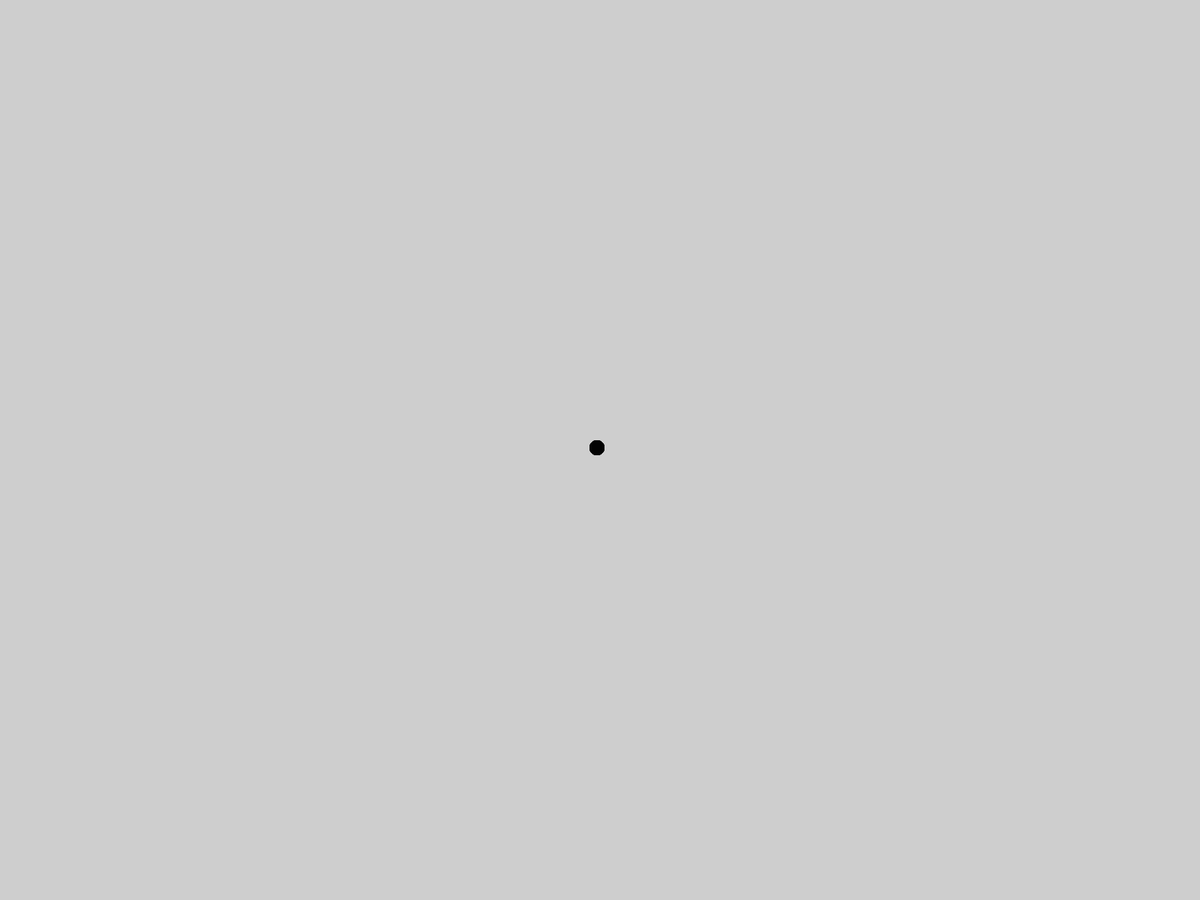
Frame 1 (no input)
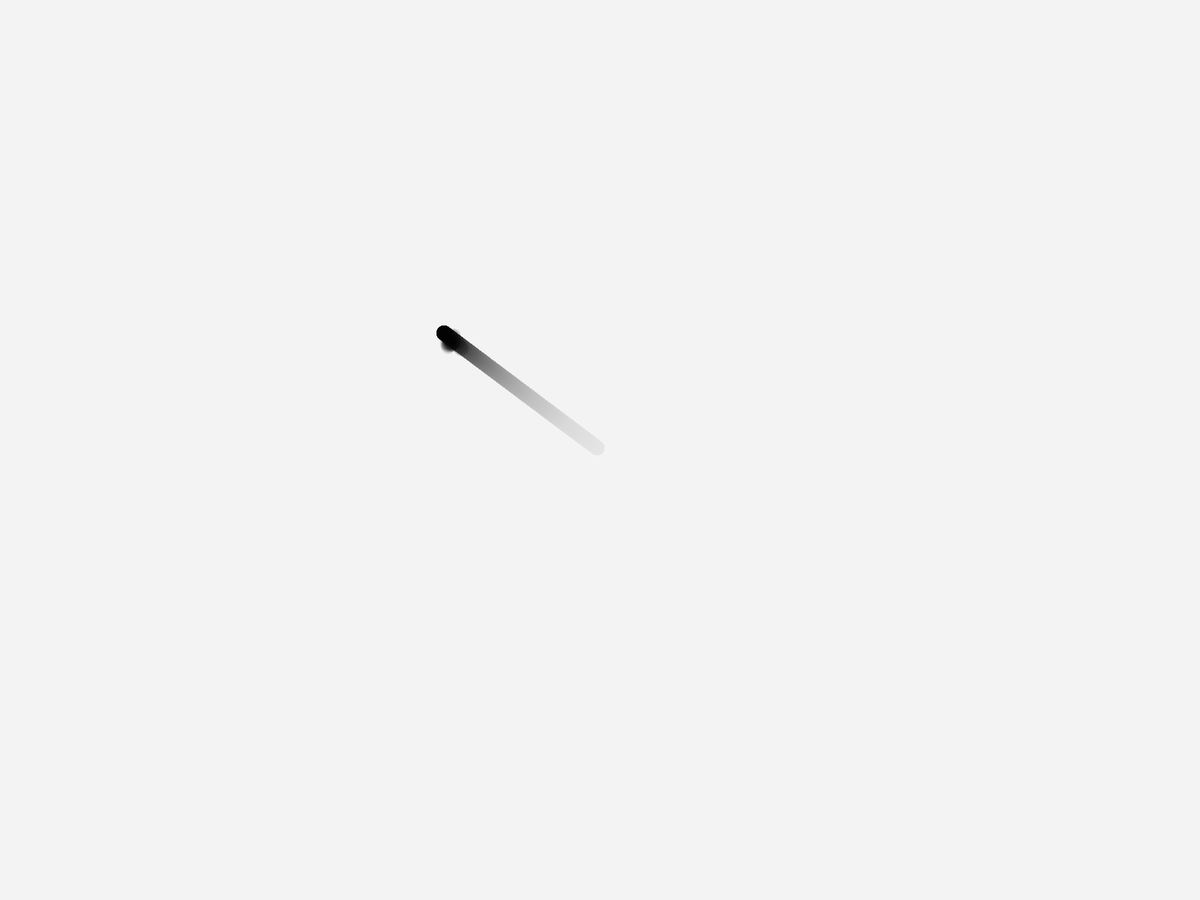
Frame 60 (the mouse pressed at the canvas centre just before this capture)
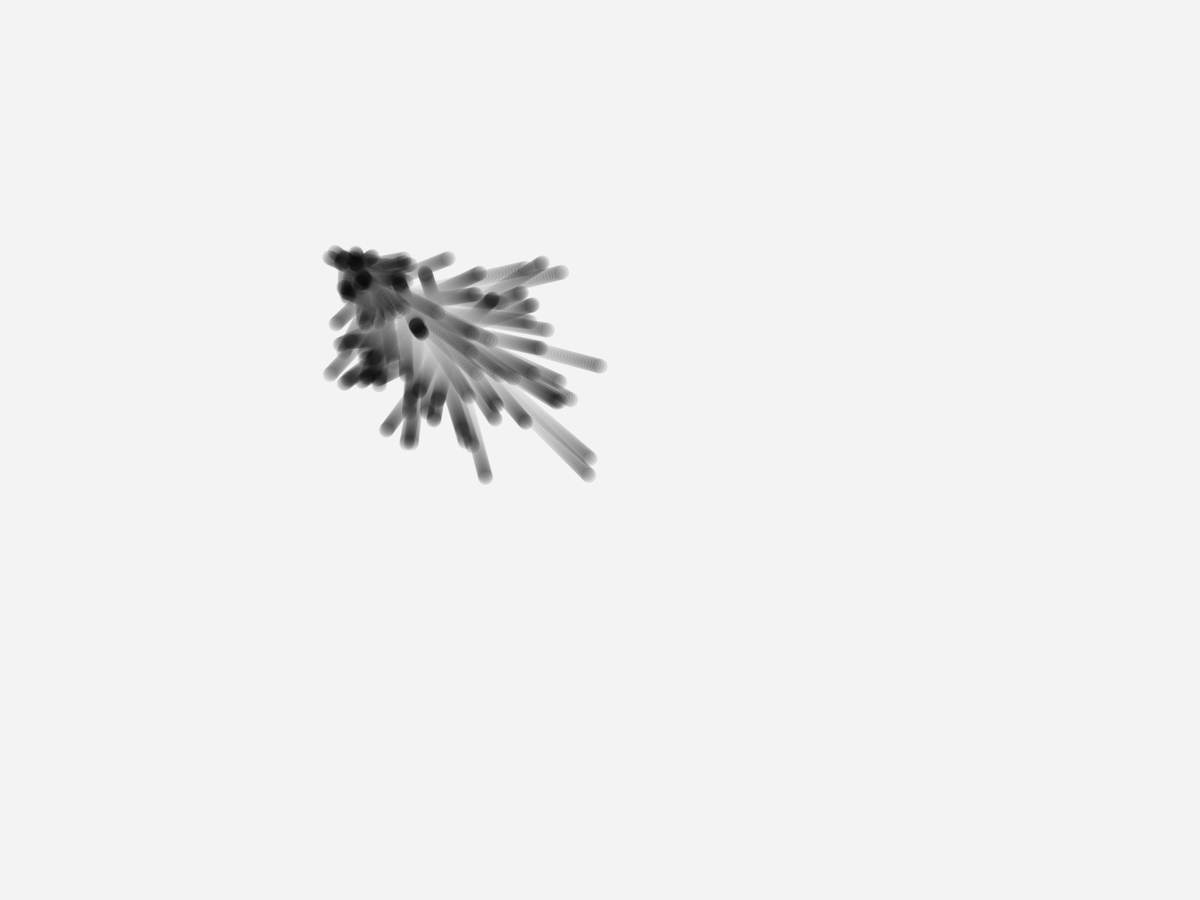
Frame 120 (the mouse held since frame 60 and released just before this capture)

The Processing sketch that drew these frames (run headless with seeded random() and noise(); from frame 60 on, the mouse is pressed at the canvas centre):

// Processing sketch: test_population
// ── test_population.pde
int size = 100;
float easing = 0.005;
HandCircle[] hc = new HandCircle[size];
int t;

void setup() {
  size(800,800);
  
  for (int i=0; i<size; i++) 
    hc[i] = new HandCircle();
  
  t = millis();
  fullScreen(1);
}

void draw() {
  set_background(255,255,255,10);
  
  int now = millis();
  
  /*
  if ((now - t) > 2000) {
    for (HandCircle _hc : hc) 
      _hc.osc_update((float)random(width), (float)random(height), 20);
    t = now;
  }
  */
  
  for (HandCircle _hc : hc)
    _hc.update();
}


void set_background(int r, int g, int b, int a) {
  noStroke();
  fill(r, g, b, a);
  rect(0, 0, width, height);
}

class HandCircle {
  float startX, startY;
  float targetX, targetY;
  float radius;
  int last_time;
  int elapsed;
  
  // constructor
  HandCircle() {
    startX = width / 2;
    startY = height / 2;
    radius = 20;
    last_time = millis();
    elapsed = (int)random(1000,2000);
  }
  
  // methods
  void update() {
    int current_time = millis();
    
    if ((current_time - last_time) >= elapsed) {
      targetX = (float)random(width);
      targetY = (float)random(height);
      last_time = current_time;
      elapsed = (int)random(1000,2000);
    }
    
    float dx = targetX - startX;
    float dy = targetY - startY;
    
    startX += dx * easing;
    startY += dy * easing;
    
    display();    
  }
  
  void osc_update(float x, float y, float z) {
    targetX = x;
    targetY = y;
    radius = z;
  }
  
  void display() {
    fill(0, 32);
    noStroke();
    circle(startX, startY, radius);
  }
  
  PVector getCenter() {
    PVector center;
    center = new PVector(startX, startY);
    return center;
  }
  
  float getRadius() {
    return radius;
  }
}
